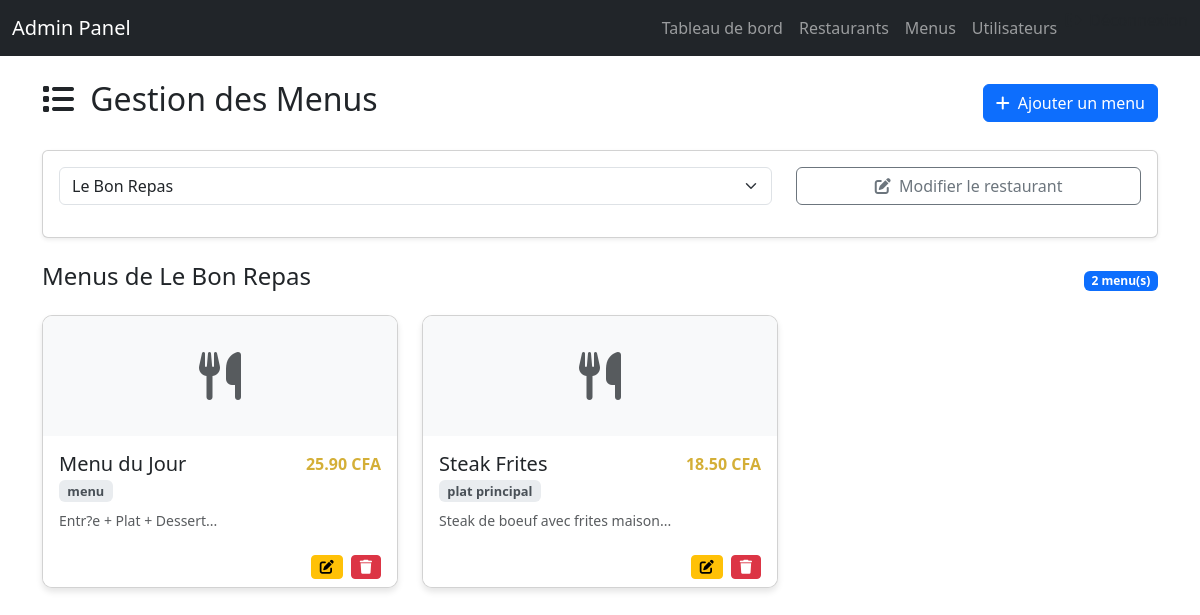
Screenshot of /admin/menus.php?restaurant_id=1 with the database file from the repository.
### tables this page shows
CREATE TABLE `restaurants` (
  `id` int(11) NOT NULL,
  `user_id` int(11) NOT NULL,
  `name` varchar(100) NOT NULL,
  `description` text DEFAULT NULL,
  `address` varchar(255) NOT NULL,
  `phone` varchar(20) DEFAULT NULL,
  `image_url` varchar(255) DEFAULT NULL,
  `created_at` timestamp NOT NULL DEFAULT current_timestamp(),
  `updated_at` timestamp NOT NULL DEFAULT current_timestamp() ON UPDATE current_timestamp()
);

CREATE TABLE `menus` (
  `id` int(11) NOT NULL,
  `restaurant_id` int(11) NOT NULL,
  `name` varchar(100) NOT NULL,
  `description` text DEFAULT NULL,
  `price` decimal(10,2) NOT NULL,
  `category` varchar(50) DEFAULT NULL,
  `image_url` varchar(255) DEFAULT NULL,
  `is_available` tinyint(1) DEFAULT 1,
  `created_at` timestamp NOT NULL DEFAULT current_timestamp(),
  `updated_at` timestamp NOT NULL DEFAULT current_timestamp() ON UPDATE current_timestamp()
);

### admin/menus.php (the view, shortened to what this page needs)
<?php
require_once __DIR__.'/includes/admin_nav.php';
require_once __DIR__.'/../includes/functions.php';
$restaurantId = $_GET['restaurant_id'] ?? 0;
$restaurants = $db->query("SELECT id, name FROM restaurants ORDER BY name")->fetchAll();
$selectedRestaurant = null;
$menus = [];
if ($restaurantId > 0) {
    try {
        $stmt = $db->prepare("SELECT * FROM restaurants WHERE id = ?");
        $stmt->execute([$restaurantId]);
        $selectedRestaurant = $stmt->fetch();
        $stmt = $db->prepare("SELECT * FROM menus WHERE restaurant_id = ? ORDER BY category, name");
        $stmt->execute([$restaurantId]);
        $menus = $stmt->fetchAll();
    } catch (PDOException $e) {
        $_SESSION['error'] = "Erreur de lecture des données : " . $e->getMessage();
    }
}
?>
<!DOCTYPE html>
<html lang="fr">
<head>
    <link href="https://cdn.jsdelivr.net/npm/bootstrap@5.3.0/dist/css/bootstrap.min.css" rel="stylesheet">
    <link rel="stylesheet" href="https://cdnjs.cloudflare.com/ajax/libs/font-awesome/6.4.0/css/all.min.css">
    <link rel="stylesheet" href="https://cdn.datatables.net/1.13.6/css/dataTables.bootstrap5.min.css">
</head>
<body>
    <div class="container py-4">
        <div class="d-flex justify-content-between align-items-center mb-4">
            <h2><i class="fas fa-list me-2"></i> Gestion des Menus</h2>
            <?php if ($selectedRestaurant): ?>
                <button class="btn btn-primary" data-bs-toggle="modal" data-bs-target="#menuModal" id="addMenuBtn">
                    <i class="fas fa-plus me-1"></i> Ajouter un menu
                </button>
            <?php endif; ?>
        </div>
        <div class="card mb-4 shadow-sm">
            <div class="card-body">
                <form method="get">
                    <div class="row align-items-center">
                        <div class="col-md-8 mb-2 mb-md-0">
                            <select name="restaurant_id" class="form-select" onchange="this.form.submit()">
                                <?php foreach ($restaurants as $resto): ?>
                                <option value="<?= $resto['id'] ?>" <?= $restaurantId == $resto['id'] ? 'selected' : '' ?>>
                                    <?= htmlspecialchars($resto['name']) ?>
                                </option>
                                <?php endforeach; ?>
                            </select>
                        </div>
                        <?php if ($selectedRestaurant): ?>
                        <div class="col-md-4">
                            <a href="restaurants.php?action=edit&id=<?= $selectedRestaurant['id'] ?>" class="btn btn-outline-secondary w-100">
                                <i class="fas fa-edit me-1"></i> Modifier le restaurant
                            </a>
                        </div>
                        <?php endif; ?>
                    </div>
                </form>
            </div>
        </div>
        <?php if ($selectedRestaurant): ?>
            <div class="d-flex justify-content-between align-items-center mb-3">
                <h4>Menus de <?= htmlspecialchars($selectedRestaurant['name']) ?></h4>
                <span class="badge bg-primary"><?= count($menus) ?> menu(s)</span>
            </div>
            <?php if (!empty($menus)): ?>
                <div class="row row-cols-1 row-cols-md-2 row-cols-lg-3 g-4">
                    <?php foreach ($menus as $menu): ?>
                    <div class="col">
                        <div class="card menu-card h-100">
                            <?php
                            $imageUrl = $menu['image_url'] ?? '';
                            if (!empty($imageUrl)) {
                                echo '<img src="'.htmlspecialchars($imageUrl).'"
                                     class="menu-img card-img-top"
                                     alt="'.htmlspecialchars($menu['name']).'"
                                     onerror="this.onerror=null;this.src=\''.getProductImage(0).'\'">';
                            } else {
                                echo '<div class="menu-img bg-light d-flex align-items-center justify-content-center">
                                        <i class="fas fa-utensils fa-3x text-muted"></i>
                                      </div>';
                            }
                            ?>
                            <div class="card-body">
                                <div class="d-flex justify-content-between align-items-start">
                                    <h5 class="card-title mb-1"><?= htmlspecialchars($menu['name']) ?></h5>
                                    <span class="price-tag"><?= number_format($menu['price'], 2) ?> CFA</span>
                                </div>
                                <?php if ($menu['category']): ?>
                                    <span class="badge category-badge mb-2"><?= htmlspecialchars($menu['category']) ?></span>
                                <?php endif; ?>
                                <p class="card-text text-muted small"><?= htmlspecialchars(substr($menu['description'], 0, 100)) ?>...</p>
                            </div>
                            <div class="card-footer bg-white border-top-0">
                                <div class="d-flex justify-content-end gap-2">
                                    <button class="btn btn-sm btn-warning edit-menu-btn"
                                            data-id="<?= $menu['id'] ?>"
                                            data-name="<?= htmlspecialchars($menu['name']) ?>"
                                            data-description="<?= htmlspecialchars($menu['description']) ?>"
                                            data-price="<?= $menu['price'] ?>"
                                            data-category="<?= htmlspecialchars($menu['category']) ?>"
                                            data-image="<?= $menu['image_url'] ?>">
                                        <i class="fas fa-edit"></i>
                                    </button>
                                    <a href="?action=delete&id=<?= $menu['id'] ?>&restaurant_id=<?= $restaurantId ?>"
                                       class="btn btn-sm btn-danger"
                                       onclick="return confirm('Êtes-vous sûr de vouloir supprimer ce menu ?')">
                                        <i class="fas fa-trash"></i>
                                    </a>
                                </div>
                            </div>
                        </div>
                    </div>
                    <?php endforeach; ?>
                </div>
            <?php else: ?>
                <div class="alert alert-info">
                    Aucun menu disponible pour ce restaurant.
                </div>
            <?php endif; ?>
        <?php else: ?>
            <div class="alert alert-warning">
                Veuillez sélectionner un restaurant pour gérer ses menus.
            </div>
        <?php endif; ?>
    </div>
</body>
</html>

### admin/menus.php (style rules this page uses)
.menu-card { transition: all 0.3s; border-radius: 10px; overflow: hidden; box-shadow: 0 4px 6px rgba(0, 0, 0, 0.1); }
.menu-img { height: 120px; object-fit: cover; width: 100%; }
.category-badge { font-size: 0.8rem; background-color: #e9ecef; color: #495057; }
.price-tag { font-weight: bold; color: #D4AF37; }

### rows the page displays
restaurants: name "Le Bon Repas"
menus: name "Menu du Jour", price "25.90", category "menu", description "Entr?e + Plat + Dessert"
menus: name "Steak Frites", price "18.50", category "plat principal", description "Steak de boeuf avec frites maison"

### other values shown
count($menus) "2"
form field restaurant_id "Le Bon Repas"
